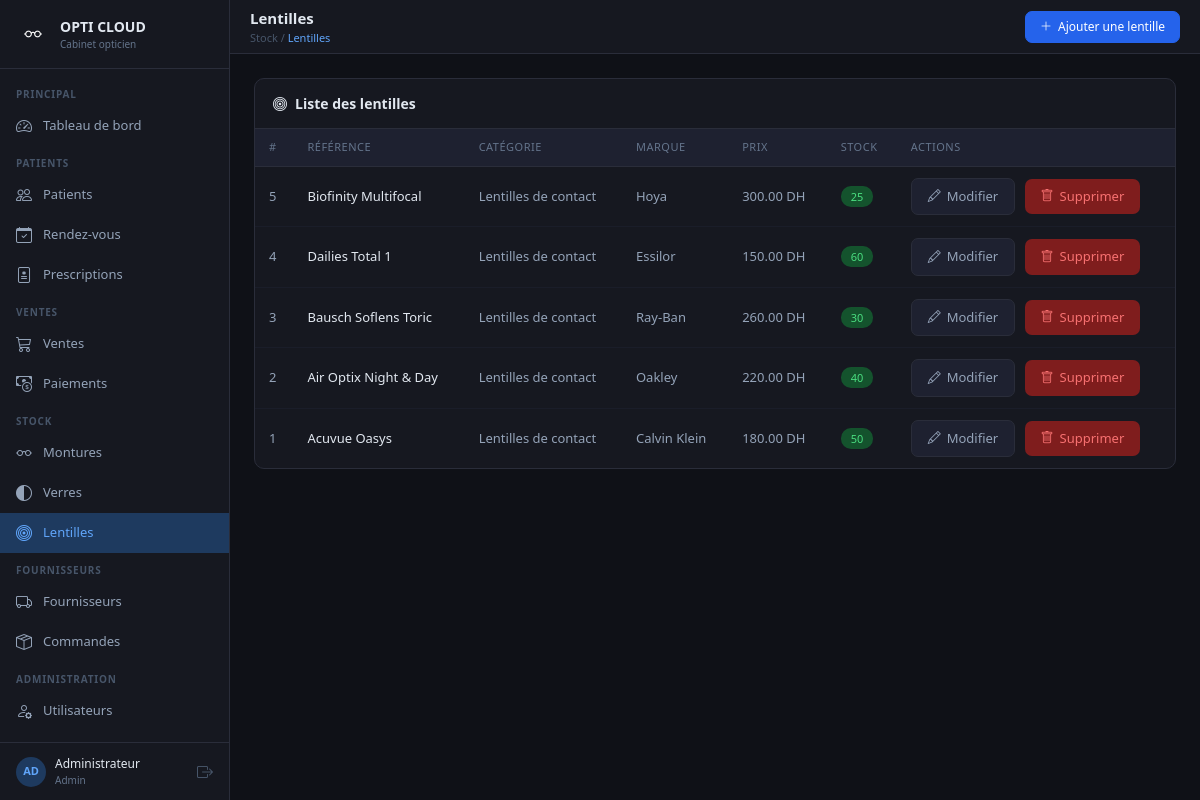
/lentille/lentille_list.php (signed in), run on the app's committed database.
### tables this page shows
CREATE TABLE `lentille` (
  `id` int(11) NOT NULL AUTO_INCREMENT,
  `ref_lentille` varchar(50) NOT NULL,
  `prix_lentille` decimal(10,2) DEFAULT NULL,
  `stock` int(11) NOT NULL DEFAULT 0,
  `id_categorie` int(11) DEFAULT NULL,
  `id_marque` int(11) DEFAULT NULL,
  PRIMARY KEY (`id`)
);

CREATE TABLE `categorie` (
  `id` int(11) NOT NULL AUTO_INCREMENT,
  `nom_categorie` varchar(100) NOT NULL,
  PRIMARY KEY (`id`)
);

CREATE TABLE `marque` (
  `id` int(11) NOT NULL AUTO_INCREMENT,
  `nom_marque` varchar(100) NOT NULL,
  PRIMARY KEY (`id`)
);

### lentille/lentille_list.php (the view, shortened to what this page needs)
<?php
require("../connexion.php");
$page_breadcrumb = "Stock / <span>Lentilles</span>";
$liste = mysqli_query($con, "SELECT l.*, c.nom_categorie, m.nom_marque
    FROM lentille l
    LEFT JOIN categorie c ON c.id = l.id_categorie
    LEFT JOIN marque m ON m.id = l.id_marque
    ORDER BY l.id DESC");
require("../layout.php");
?>
<div class="card-dark">
    <div class="card-header"><i class="bi bi-bullseye me-2"></i>Liste des lentilles</div>
    <div style="overflow-x:auto;">
        <table class="table-dark-custom">
            <thead>
                <tr>
                    <th>#</th>
                    <th>Référence</th>
                    <th>Catégorie</th>
                    <th>Marque</th>
                    <th>Prix</th>
                    <th>Stock</th>
                    <th>Actions</th>
                </tr>
            </thead>
            <tbody>
            <?php if ($liste && mysqli_num_rows($liste) > 0):
                while($row = mysqli_fetch_assoc($liste)): ?>
            <tr>
                <td><?php echo $row['id']; ?></td>
                <td class="primary-col"><?php echo htmlspecialchars($row['ref_lentille']); ?></td>
                <td><?php echo htmlspecialchars($row['nom_categorie']); ?></td>
                <td><?php echo htmlspecialchars($row['nom_marque']); ?></td>
                <td><?php echo number_format($row['prix_lentille'], 2); ?> DH</td>
                <td>
                    <?php if ($row['stock'] < 5): ?>
                        <span class="badge-orange"><i class="bi bi-exclamation-triangle me-1"></i><?php echo $row['stock']; ?></span>
                    <?php else: ?>
                        <span class="badge-green"><?php echo $row['stock']; ?></span>
                    <?php endif; ?>
                </td>
                <td>
                    <a href="lentille_modifier.php?id=<?php echo $row['id']; ?>" class="btn-secondary-dark" style="margin-right:6px;">
                        <i class="bi bi-pencil"></i> Modifier
                    </a>
                    <a href="lentille_delete.php?id=<?php echo $row['id']; ?>"
                       class="btn-danger-dark"
                       onclick="return confirm('Supprimer cette lentille ?')">
                        <i class="bi bi-trash"></i> Supprimer
                    </a>
                </td>
            </tr>
            <?php endwhile; else: ?>
            <tr><td colspan="7" style="text-align:center; color:#475569; padding:20px;">Aucune lentille trouvée</td></tr>
            <?php endif; ?>
            </tbody>
        </table>
    </div>
</div>
<?php require("../layout_end.php"); ?>

### layout.php (style rules this page uses)
* { box-sizing: border-box; }
body { margin: 0; font-family: 'Segoe UI', sans-serif; background: #0f1117; color: #e2e8f0; display: flex; min-height: 100vh; }
.topbar-breadcrumb span { color: #60a5fa; }
.card-dark { background: #161820; border: 1px solid #2a2d3a; border-radius: 10px; }
.card-dark .card-header { background: transparent; border-bottom: 1px solid #2a2d3a; padding: 14px 18px; font-size: 14px; font-weight: 600; color: #e2e8f0; }
.table-dark-custom { width: 100%; border-collapse: collapse; }
.table-dark-custom th { background: #1e2130; color: #64748b; font-size: 11px; text-transform: uppercase; letter-spacing: 0.5px; padding: 10px 14px; border-bottom: 1px solid #2a2d3a; font-weight: 500; }
.table-dark-custom td { padding: 11px 14px; border-bottom: 1px solid #1a1d29; font-size: 13px; color: #94a3b8; vertical-align: middle; }
.table-dark-custom tr:last-child td { border-bottom: none; }
.table-dark-custom td.primary-col { color: #e2e8f0; font-weight: 500; }
.badge-green { background: #14532d; color: #4ade80; padding: 3px 10px; border-radius: 10px; font-size: 11px; }
.btn-danger-dark { background: #7f1d1d; border: none; color: #f87171; border-radius: 7px; padding: 8px 16px; font-size: 13px; cursor: pointer; text-decoration: none; display: inline-flex; align-items: center; gap: 6px; }
.btn-secondary-dark { background: #1e2130; border: 1px solid #2a2d3a; color: #94a3b8; border-radius: 7px; padding: 8px 16px; font-size: 13px; cursor: pointer; text-decoration: none; display: inline-flex; align-items: center; gap: 6px; }

### data on the page
lentille: id "5", ref_lentille "Biofinity Multifocal", id_categorie.nom_categorie "Lentilles de contact", id_marque.nom_marque "Hoya", prix_lentille "300.00", stock "25"
lentille: id "4", ref_lentille "Dailies Total 1", id_categorie.nom_categorie "Lentilles de contact", id_marque.nom_marque "Essilor", prix_lentille "150.00", stock "60"
lentille: id "3", ref_lentille "Bausch Soflens Toric", id_categorie.nom_categorie "Lentilles de contact", id_marque.nom_marque "Ray-Ban", prix_lentille "260.00", stock "30"
lentille: id "2", ref_lentille "Air Optix Night & Day", id_categorie.nom_categorie "Lentilles de contact", id_marque.nom_marque "Oakley", prix_lentille "220.00", stock "40"
lentille: id "1", ref_lentille "Acuvue Oasys", id_categorie.nom_categorie "Lentilles de contact", id_marque.nom_marque "Calvin Klein", prix_lentille "180.00", stock "50"

### other printed values
substr($_SESSION['user_nom'],0,2) "AD"
$_SESSION['user_nom'] "Administrateur"
$_SESSION['user_role'] "Admin"
$page_title "Lentilles"
$btn_action "Ajouter une lentille"
